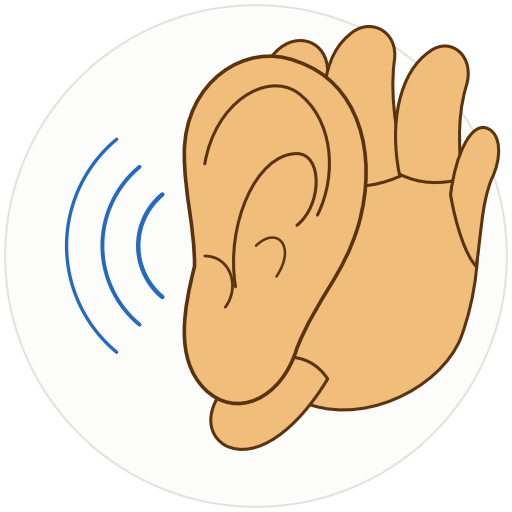

The script that saved this image:
"""The WAYS icon: a big ear with a hand cupped behind it, three sound arcs coming in. Drawn with
matplotlib paths so it needs no extra tools; writes ways_icon.svg and ways_icon.png next to itself."""
from pathlib import Path

import matplotlib

matplotlib.use("Agg")
import matplotlib.pyplot as plt
from matplotlib.patches import Circle, PathPatch
from matplotlib.path import Path as P

HERE = Path(__file__).resolve().parent
SKIN, LINE, BLUE, BG = "#f0bd7a", "#5a3410", "#256abf", "#fcfcfb"
M, L, C4, Z = P.MOVETO, P.LINETO, P.CURVE4, P.CLOSEPOLY


def bez(points):
    """points: [(x, y), (c1, c2, p), ...] -> closed Path."""
    verts, codes = [points[0]], [M]
    for seg in points[1:]:
        verts += list(seg); codes += [C4, C4, C4]
    verts.append(points[0]); codes.append(Z)
    return P(verts, codes)


def bez_open(points):
    verts, codes = [points[0]], [M]
    for seg in points[1:]:
        verts += list(seg); codes += [C4, C4, C4]
    return P(verts, codes)


fig = plt.figure(figsize=(5.12, 5.12), dpi=100)
ax = fig.add_axes([0, 0, 1, 1]); ax.set_xlim(0, 100); ax.set_ylim(0, 100); ax.set_aspect("equal"); ax.axis("off")
ax.add_patch(Circle((50, 50), 49, facecolor=BG, edgecolor="#e4e3df", lw=1.5))

# --- hand, cupped behind the ear (drawn first so the ear sits in front of the palm) -------------
palm = bez([(58, 22), ((52, 30), (50, 48), (56, 62)), ((60, 72), (72, 80), (84, 76)), ((94, 72), (96, 50), (90, 34)),
            ((86, 24), (70, 16), (58, 22))])
ax.add_patch(PathPatch(palm, facecolor=SKIN, edgecolor=LINE, lw=2.2, joinstyle="round"))
# four fingers fanning up and over the top of the ear, slightly curled to the left
fingers = [
    bez([(56, 60), ((50, 72), (48, 84), (54, 90)), ((58, 94), (64, 92), (64, 86)), ((64, 78), (66, 70), (68, 64)), ((64, 62), (60, 61), (56, 60))]),
    bez([(66, 64), ((62, 76), (62, 88), (68, 93)), ((72, 97), (78, 94), (77, 88)), ((76, 80), (78, 72), (79, 66)), ((75, 64), (70, 63), (66, 64))]),
    bez([(78, 66), ((76, 76), (78, 86), (84, 90)), ((88, 93), (93, 89), (91, 83)), ((89, 76), (90, 70), (90, 65)), ((86, 64), (82, 64), (78, 66))]),
    bez([(88, 62), ((89, 70), (92, 76), (95, 75)), ((98, 74), (98, 69), (96, 65)), ((94, 60), (94, 54), (93, 48)), ((91, 50), (89, 56), (88, 62))]),
]
for f in fingers:
    ax.add_patch(PathPatch(f, facecolor=SKIN, edgecolor=LINE, lw=2.2, joinstyle="round"))
# thumb along the bottom, tucked under the lobe
thumb = bez([(64, 26), ((58, 16), (50, 10), (44, 13)), ((39, 16), (41, 23), (47, 27)), ((53, 31), (60, 32), (64, 26))])
ax.add_patch(PathPatch(thumb, facecolor=SKIN, edgecolor=LINE, lw=2.2, joinstyle="round"))

# --- the ear ----------------------------------------------------------------------------------
outer = bez([(36, 70), ((36, 84), (48, 92), (58, 88)), ((70, 84), (74, 70), (70, 56)), ((67, 46), (62, 42), (58, 32)),
             ((55, 22), (46, 18), (40, 24)), ((34, 30), (36, 40), (38, 48)), ((38, 56), (36, 62), (36, 70))])
ax.add_patch(PathPatch(outer, facecolor=SKIN, edgecolor=LINE, lw=2.6, joinstyle="round"))
helix = bez_open([(40, 68), ((42, 80), (52, 86), (58, 82)), ((65, 77), (66, 66), (62, 58))])
antihelix = bez_open([(46, 44), ((44, 56), (50, 70), (58, 70)), ((63, 70), (63, 60), (58, 56))])
tragus = bez_open([(40, 50), ((45, 50), (47, 44), (44, 40))])
canal = bez_open([(50, 52), ((54, 56), (58, 52), (54, 46))])
for pth, lw in ((helix, 2.2), (antihelix, 2.2), (tragus, 2.0), (canal, 1.8)):
    ax.add_patch(PathPatch(pth, facecolor="none", edgecolor=LINE, lw=lw, capstyle="round"))

# --- sound coming in from the left ------------------------------------------------------------
import numpy as np
for r, lw in ((13, 3.2), (20, 2.8), (27, 2.4)):
    t = np.linspace(np.pi * 0.72, np.pi * 1.28, 60)
    ax.plot(40 + r * np.cos(t), 52 + r * np.sin(t), color=BLUE, lw=lw, solid_capstyle="round")

fig.savefig(HERE / "ways_icon.png", dpi=100, transparent=True)
fig.savefig(HERE / "ways_icon.svg", transparent=True)
print("icon written")
